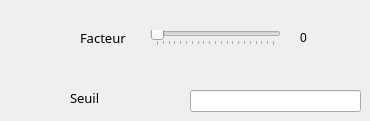
         <widget class="QWidget" name="page_39">
          <attribute name="label">
           <string>Facteur Social</string>
          </attribute>
          <widget class="QLabel" name="label_37">
           <property name="geometry">
            <rect>
             <x>80</x>
             <y>30</y>
             <width>51</width>
             <height>16</height>
            </rect>
           </property>
           <property name="font">
            <font>
             <family>Uni Sans Book</family>
             <pointsize>10</pointsize>
             <weight>50</weight>
             <italic>false</italic>
             <bold>false</bold>
            </font>
           </property>
           <property name="styleSheet">
            <string notr="true">font: 10pt &quot;Uni Sans Book&quot;;</string>
           </property>
           <property name="text">
            <string>Facteur</string>
           </property>
          </widget>
          <widget class="QLabel" name="fact_social_number">
           <property name="geometry">
            <rect>
             <x>300</x>
             <y>30</y>
             <width>21</width>
             <height>16</height>
            </rect>
           </property>
           <property name="styleSheet">
            <string notr="true">font: 10pt &quot;Uni Sans Book&quot;;</string>
           </property>
           <property name="text">
            <string>0</string>
           </property>
          </widget>
          <widget class="QSlider" name="fact_social_slider">
           <property name="geometry">
            <rect>
             <x>150</x>
             <y>30</y>
             <width>131</width>
             <height>16</height>
            </rect>
           </property>
           <property name="maximum">
            <number>20</number>
           </property>
           <property name="orientation">
            <enum>Qt::Horizontal</enum>
           </property>
           <property name="tickPosition">
            <enum>QSlider::TicksBelow</enum>
           </property>
           <property name="tickInterval">
            <number>1</number>
           </property>
          </widget>
          <widget class="QLabel" name="label_36">
           <property name="geometry">
            <rect>
             <x>70</x>
             <y>90</y>
             <width>101</width>
             <height>16</height>
            </rect>
           </property>
           <property name="font">
            <font>
             <family>Uni Sans Book</family>
             <pointsize>10</pointsize>
             <weight>50</weight>
             <italic>false</italic>
             <bold>false</bold>
            </font>
           </property>
           <property name="styleSheet">
            <string notr="true">font: 10pt &quot;Uni Sans Book&quot;;</string>
           </property>
           <property name="text">
            <string>Seuil</string>
           </property>
          </widget>
          <widget class="QLineEdit" name="s1_social_seuil">
           <property name="geometry">
            <rect>
             <x>190</x>
             <y>90</y>
             <width>171</width>
             <height>22</height>
            </rect>
           </property>
          </widget>
         </widget>
